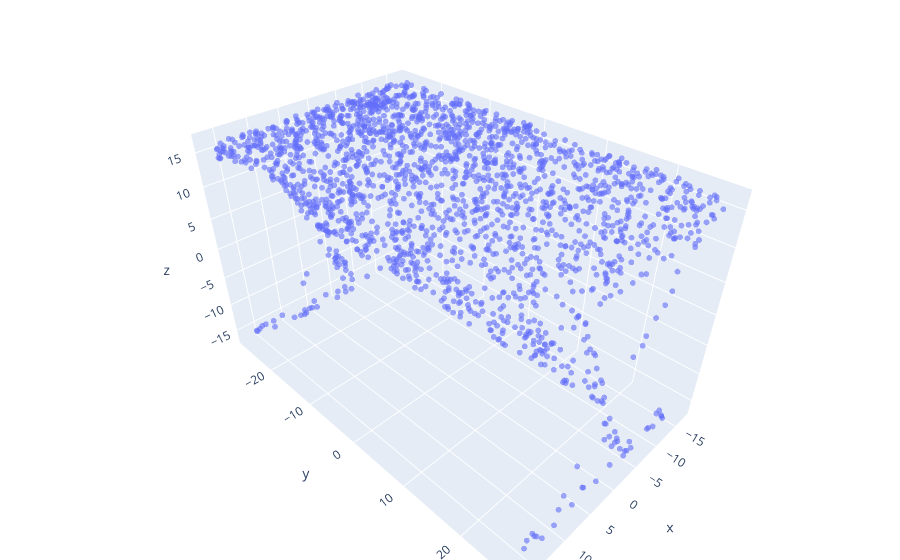
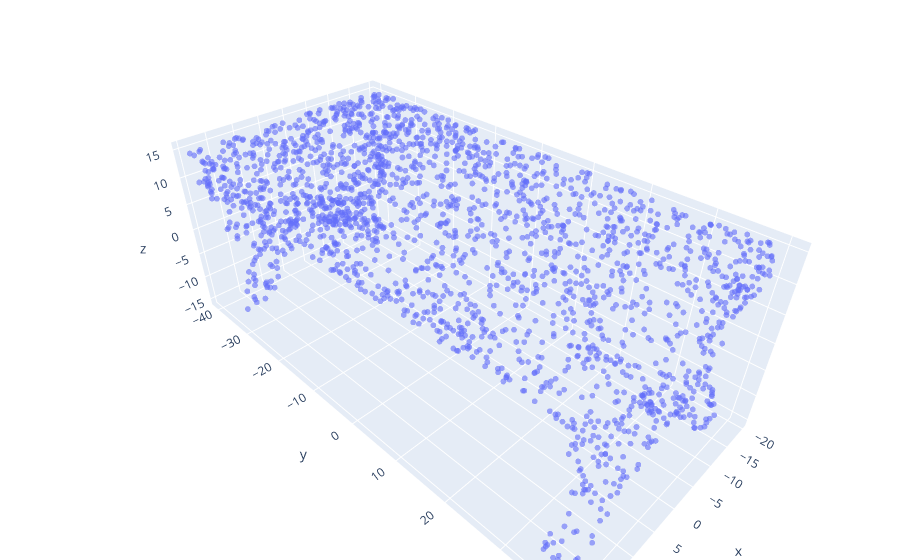
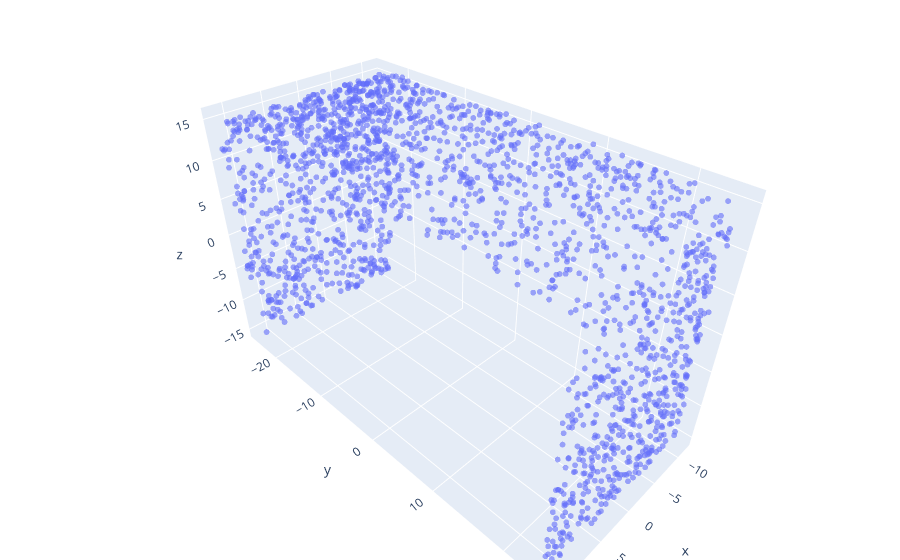

The code cell stored with these charts, in order, in its notebook:
### Code cell
# Plot fail cases
fail_cases = np.where(all_preds != all_targets)[0]
for i in range(3):
    idx = fail_cases[i]
    print("Predicted: {}, Target: {}".format(CLASS_MAP[all_preds[idx]], CLASS_MAP[all_targets[idx]]))
    plot_point_cloud(test_points[idx], alpha=0.6)

### Figure 1 — Plotly figure (JSON) as saved in the notebook; plotly's stock layout.template omitted (floating-point values rounded to 4 significant figures; data arrays with more than 128 entries replaced by an {"elided": "..."} marker saying what was removed)
{"data": [{"marker": {"opacity": 0.6, "size": 2}, "mode": "markers", "type": "scatter3d", "x": {"elided": "2048 float values"}, "y": {"elided": "2048 float values"}, "z": {"elided": "2048 float values"}}], "layout": {"margin": {"b": 0, "l": 0, "r": 0, "t": 0}}}

### Figure 2 — Plotly figure (JSON) as saved in the notebook; plotly's stock layout.template omitted (floating-point values rounded to 4 significant figures; data arrays with more than 128 entries replaced by an {"elided": "..."} marker saying what was removed)
{"data": [{"marker": {"opacity": 0.6, "size": 2}, "mode": "markers", "type": "scatter3d", "x": {"elided": "2048 float values"}, "y": {"elided": "2048 float values"}, "z": {"elided": "2048 float values"}}], "layout": {"margin": {"b": 0, "l": 0, "r": 0, "t": 0}}}

### Figure 3 — Plotly figure (JSON) as saved in the notebook; plotly's stock layout.template omitted (floating-point values rounded to 4 significant figures; data arrays with more than 128 entries replaced by an {"elided": "..."} marker saying what was removed)
{"data": [{"marker": {"opacity": 0.6, "size": 2}, "mode": "markers", "type": "scatter3d", "x": {"elided": "2048 float values"}, "y": {"elided": "2048 float values"}, "z": {"elided": "2048 float values"}}], "layout": {"margin": {"b": 0, "l": 0, "r": 0, "t": 0}}}
